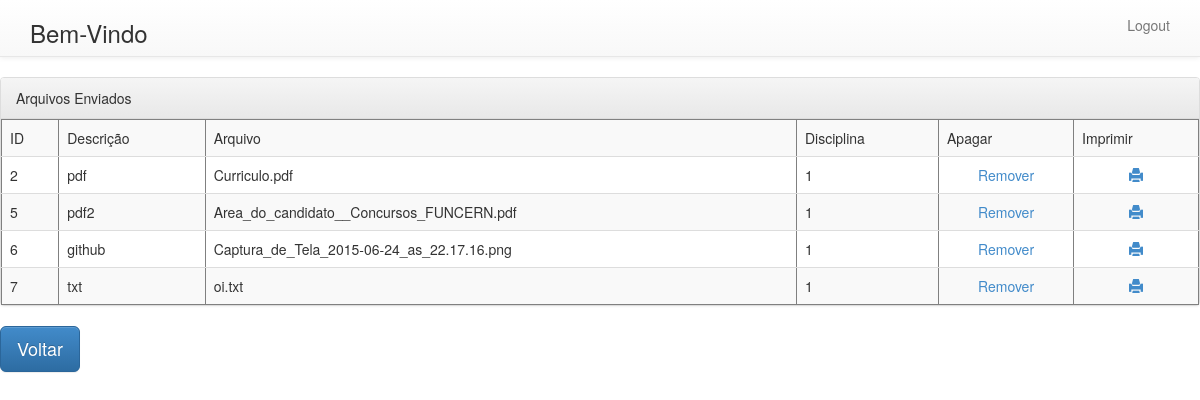
The page /lista_uploads on the database its author committed.
### projeto/models.py (models this page shows, shortened)
class Arquivo(db.Model):
	__tablename__ = "uploads"
	_id = db.Column(db.Integer, primary_key=True, autoincrement=True)
	descricao = db.Column(db.String(50))
	arquivo = db.Column(db.String)
	disciplina_id = db.Column(db.Integer, ForeignKey("disciplina._id"))

### projeto/views/home.py (the view)
@home.route("/lista_uploads")
def lista_uploads():
	arquivos = Arquivo.query.all()
	return render_template("home/lista_uploads.html", arquivos=arquivos)

### projeto/templates/home/lista_uploads.html (shortened to what this page needs)
<!DOCTYPE html>
<html>
	<head>
		<link rel="stylesheet" href="static/css/bootstrap.min.css">
		<link rel="stylesheet" href="static/css/bootstrap-theme.min.css">
	<body>
		<nav class="navbar navbar-default navbar-static-top">
  <div class="container">
    <div class="navbar-header">
      <h3>Bem-Vindo <small>{{ current_user.usuario }}</small></h3>
    </div>
    <div id="navbar" class="navbar-collapse collapse">
      <ul class="nav navbar-nav navbar-right">
        <li><a href="{{ url_for('home.logout') }}">Logout</a></li>
      </ul>
    </div>
  </div>
</nav>
     <div class="panel panel-default">
      <div class="panel-heading">Arquivos Enviados</div>
        <table class="table table-striped" border="1">
          <tr>
          <td>ID</td>
          <td>Descrição</td>
          <td>Arquivo</td>
          <td>Disciplina</td>
          <td>Apagar</td>
          <td>Imprimir</td>
        </tr>
        {% for uploads in arquivos %}
          <tr>
            <td>{{ uploads._id }}</td>
            <td>{{ uploads.descricao }}</td>
            <td>{{ uploads.arquivo }}</td>
            <td>{{ uploads.disciplina_id }}</td>
            <td><center><a href="/apaga_upload/{{ uploads._id }}">Remover</a></center></td>
            <td><center><a href="/imprimir_arquivo/{{ uploads.arquivo }}" class="glyphicon glyphicon-print"></a></center></td>
          </tr>
        {% endfor %}
        </table>
      </div>
		<a class="btn btn-primary btn-lg" href="{{ url_for('home.login') }}" role="button">Voltar</a>
	</body>
</html>

### rows shown on the page
Arquivo: _id "2", descricao "pdf", arquivo "Curriculo.pdf", disciplina_id "1"
Arquivo: _id "5", descricao "pdf2", arquivo "Area_do_candidato__Concursos_FUNCERN.pdf", disciplina_id "1"
Arquivo: _id "6", descricao "github", arquivo "Captura_de_Tela_2015-06-24_as_22.17.16.png", disciplina_id "1"
Arquivo: _id "7", descricao "txt", arquivo "oi.txt", disciplina_id "1"
